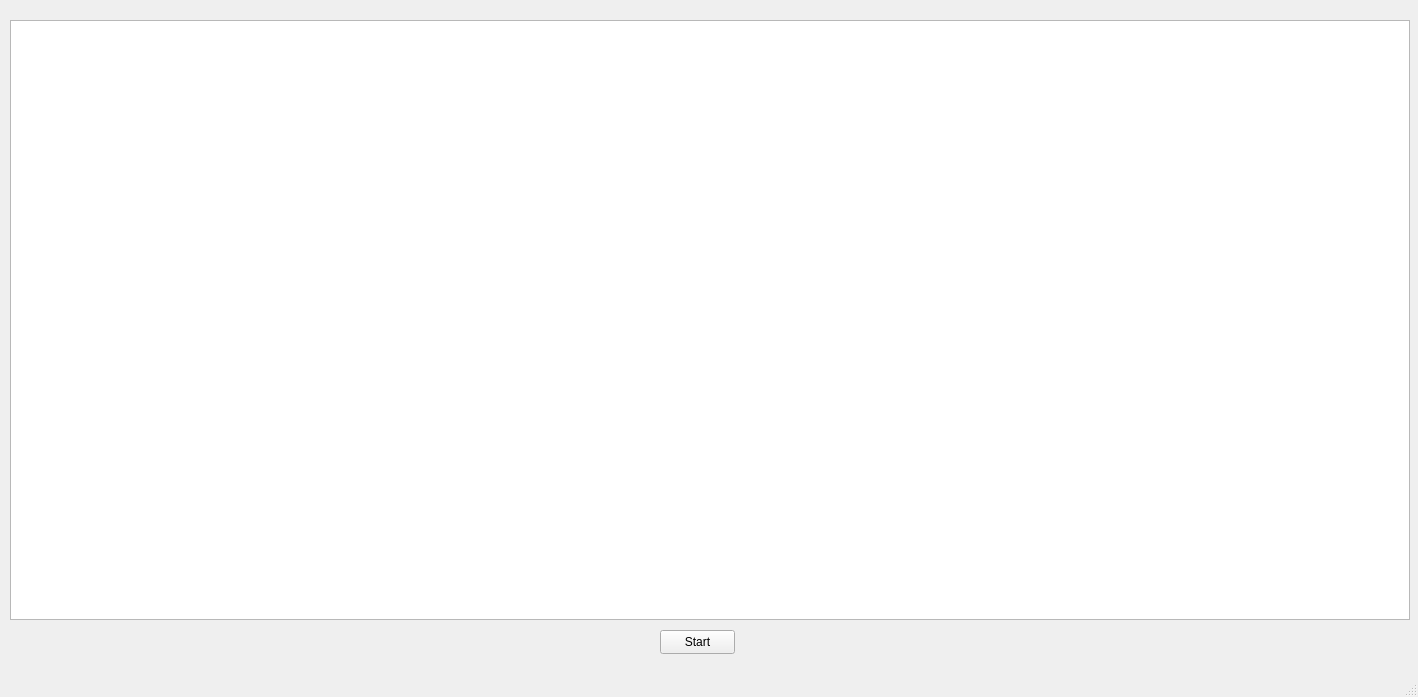
<?xml version="1.0" encoding="UTF-8"?>
<ui version="4.0">
 <class>Tablero</class>
 <widget class="QMainWindow" name="Tablero">
  <property name="geometry">
   <rect>
    <x>0</x>
    <y>0</y>
    <width>1418</width>
    <height>697</height>
   </rect>
  </property>
  <property name="windowTitle">
   <string>tablero</string>
  </property>
  <widget class="QWidget" name="centralwidget">
   <widget class="QGraphicsView" name="graphicsView">
    <property name="geometry">
     <rect>
      <x>10</x>
      <y>20</y>
      <width>1400</width>
      <height>600</height>
     </rect>
    </property>
   </widget>
   <widget class="QPushButton" name="bt_Iniciar">
    <property name="geometry">
     <rect>
      <x>660</x>
      <y>630</y>
      <width>75</width>
      <height>24</height>
     </rect>
    </property>
    <property name="text">
     <string>Start</string>
    </property>
   </widget>
  </widget>
  <widget class="QMenuBar" name="menubar">
   <property name="geometry">
    <rect>
     <x>0</x>
     <y>0</y>
     <width>1418</width>
     <height>22</height>
    </rect>
   </property>
  </widget>
  <widget class="QStatusBar" name="statusbar"/>
 </widget>
 <resources/>
 <connections/>
</ui>
